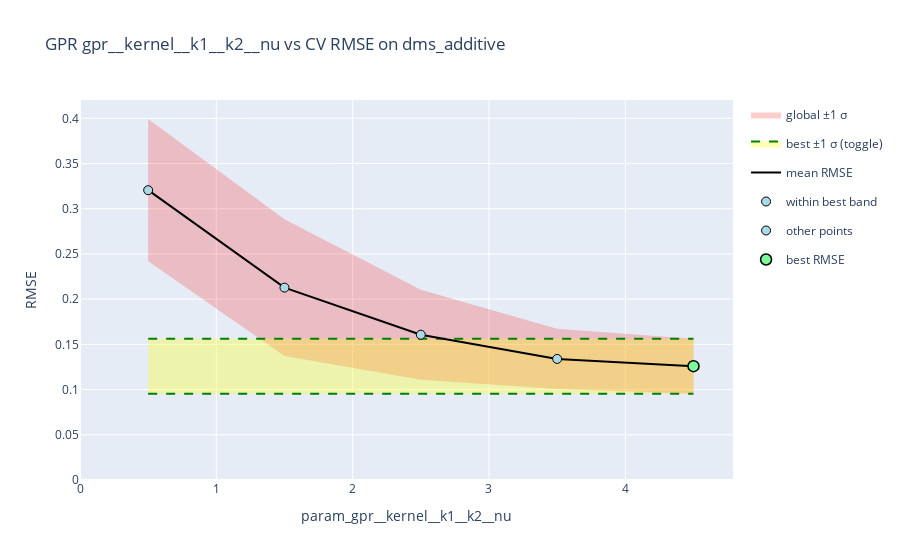
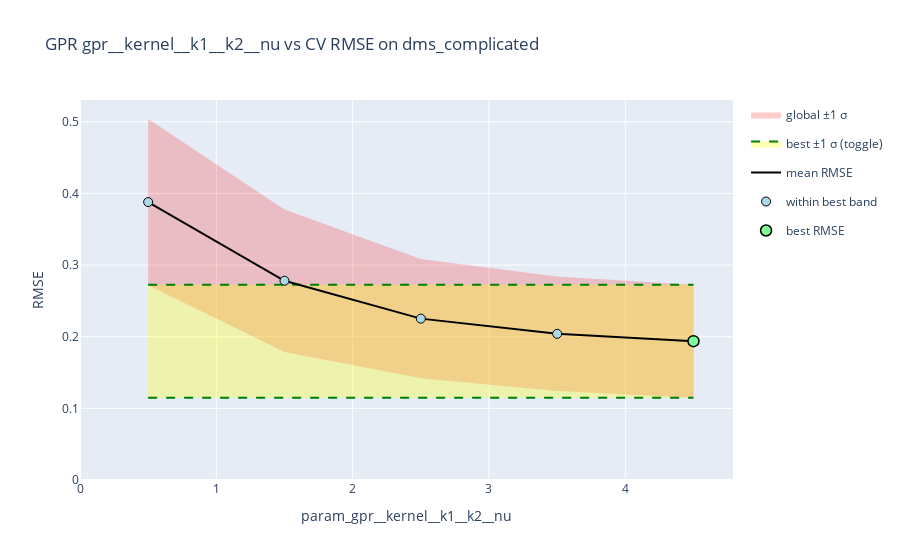

Notebook code cell kept with these figures, in order:
### Code cell
for duqling_func_name in univariate_funcs[3:5]:
    X, y = duq.generate_data(duqling_func_name, n_samples=100, seed=42)
    X_train, X_test, y_train, y_test = train_test_split(
        X, y, test_size=0.25, random_state=42
    )
    n_features = X.shape[1]
    models = get_models(n_features)
    for model_name in models:

        # Configure the tqdm progress bar
        total_iters = models[model_name]['n_iter']
        bar = tqdm(total=total_iters, desc=f"{model_name.upper()} on {duqling_func_name}", unit="iter")
        def update_tqdm_bar(_): bar.update()

        bayes_search = BayesSearchCV(
            **models[model_name],
            cv=3,
            scoring='neg_mean_squared_error',
            random_state=42,
            verbose=0,
            n_jobs=-1
        )
        with parallel_backend('threading', n_jobs=-1):
            bayes_search.fit(X_train, y_train, callback=update_tqdm_bar)
        bar.close()
        
        record_performance(bayes_search, X_test, y_test)

        plot_bayes_cv_rmse(bayes_search.cv_results_, model_name.upper(), duqling_func_name)

        savepath = Path("models", model_name, duqling_func_name, f"cv_results.pkl")
        save_cv_results(bayes_search.cv_results_, savepath)

### Figure 1 — Plotly figure (JSON) as saved in the notebook; plotly's stock layout.template omitted (floating-point values rounded to 4 significant figures)
{"data": [{"hoverinfo": "skip", "legendgroup": "global_band", "line": {"width": 0}, "mode": "lines", "showlegend": false, "type": "scatter", "x": [0.5, 1.5, 2.5, 3.5, 4.5], "y": [0.2418, 0.1371, 0.1109, 0.1006, 0.0955]}, {"fill": "tonexty", "fillcolor": "rgba(255,0,0,0.20)", "hoverinfo": "skip", "legendgroup": "global_band", "line": {"width": 0}, "mode": "lines", "name": "global ±1 σ", "type": "scatter", "x": [0.5, 1.5, 2.5, 3.5, 4.5], "y": [0.3992, 0.2884, 0.2105, 0.1672, 0.1562]}, {"hoverinfo": "skip", "legendgroup": "best_band", "line": {"color": "green", "dash": "dash"}, "mode": "lines", "showlegend": false, "type": "scatter", "x": [0.5, 4.5], "y": [0.0955, 0.0955]}, {"fill": "tonexty", "fillcolor": "rgba(255,255,0,0.30)", "hoverinfo": "skip", "legendgroup": "best_band", "line": {"color": "green", "dash": "dash"}, "mode": "lines", "name": "best ±1 σ (toggle)", "type": "scatter", "x": [0.5, 4.5], "y": [0.1562, 0.1562]}, {"line": {"color": "black"}, "mode": "lines", "name": "mean RMSE", "type": "scatter", "x": [0.5, 1.5, 2.5, 3.5, 4.5], "y": [0.3205, 0.2128, 0.1607, 0.1339, 0.1259]}, {"marker": {"color": "#ADD8E6", "line": {"color": "black", "width": 1}, "size": 9}, "mode": "markers", "name": "within best band", "type": "scatter", "x": [1.5, 2.5, 3.5, 4.5], "y": [0.2128, 0.1607, 0.1339, 0.1259]}, {"marker": {"color": "#ADD8E6", "line": {"color": "black", "width": 1}, "size": 9}, "mode": "markers", "name": "other points", "type": "scatter", "x": [0.5], "y": [0.3205]}, {"marker": {"color": "#7CFC9A", "line": {"color": "black", "width": 1.5}, "size": 11}, "mode": "markers", "name": "best RMSE", "type": "scatter", "x": [4.5], "y": [0.1259]}], "layout": {"title": {"text": "GPR gpr__kernel__k1__k2__nu vs CV RMSE on dms_additive"}, "xaxis": {"rangemode": "tozero", "title": {"text": "param_gpr__kernel__k1__k2__nu"}}, "yaxis": {"rangemode": "tozero", "title": {"text": "RMSE"}}}}

### Figure 2 — Plotly figure (JSON) as saved in the notebook; plotly's stock layout.template omitted (floating-point values rounded to 4 significant figures)
{"data": [{"hoverinfo": "skip", "legendgroup": "global_band", "line": {"width": 0}, "mode": "lines", "showlegend": false, "type": "scatter", "x": [0.5, 1.5, 2.5, 3.5, 4.5], "y": [0.2719, 0.1785, 0.1419, 0.124, 0.1149]}, {"fill": "tonexty", "fillcolor": "rgba(255,0,0,0.20)", "hoverinfo": "skip", "legendgroup": "global_band", "line": {"width": 0}, "mode": "lines", "name": "global ±1 σ", "type": "scatter", "x": [0.5, 1.5, 2.5, 3.5, 4.5], "y": [0.5038, 0.3776, 0.3085, 0.284, 0.2726]}, {"hoverinfo": "skip", "legendgroup": "best_band", "line": {"color": "green", "dash": "dash"}, "mode": "lines", "showlegend": false, "type": "scatter", "x": [0.5, 4.5], "y": [0.1149, 0.1149]}, {"fill": "tonexty", "fillcolor": "rgba(255,255,0,0.30)", "hoverinfo": "skip", "legendgroup": "best_band", "line": {"color": "green", "dash": "dash"}, "mode": "lines", "name": "best ±1 σ (toggle)", "type": "scatter", "x": [0.5, 4.5], "y": [0.2726, 0.2726]}, {"line": {"color": "black"}, "mode": "lines", "name": "mean RMSE", "type": "scatter", "x": [0.5, 1.5, 2.5, 3.5, 4.5], "y": [0.3879, 0.2781, 0.2252, 0.204, 0.1937]}, {"marker": {"color": "#ADD8E6", "line": {"color": "black", "width": 1}, "size": 9}, "mode": "markers", "name": "within best band", "type": "scatter", "x": [0.5, 1.5, 2.5, 3.5, 4.5], "y": [0.3879, 0.2781, 0.2252, 0.204, 0.1937]}, {"marker": {"color": "#ADD8E6", "line": {"color": "black", "width": 1}, "size": 9}, "mode": "markers", "name": "other points", "type": "scatter", "x": [], "y": []}, {"marker": {"color": "#7CFC9A", "line": {"color": "black", "width": 1.5}, "size": 11}, "mode": "markers", "name": "best RMSE", "type": "scatter", "x": [4.5], "y": [0.1937]}], "layout": {"title": {"text": "GPR gpr__kernel__k1__k2__nu vs CV RMSE on dms_complicated"}, "xaxis": {"rangemode": "tozero", "title": {"text": "param_gpr__kernel__k1__k2__nu"}}, "yaxis": {"rangemode": "tozero", "title": {"text": "RMSE"}}}}
